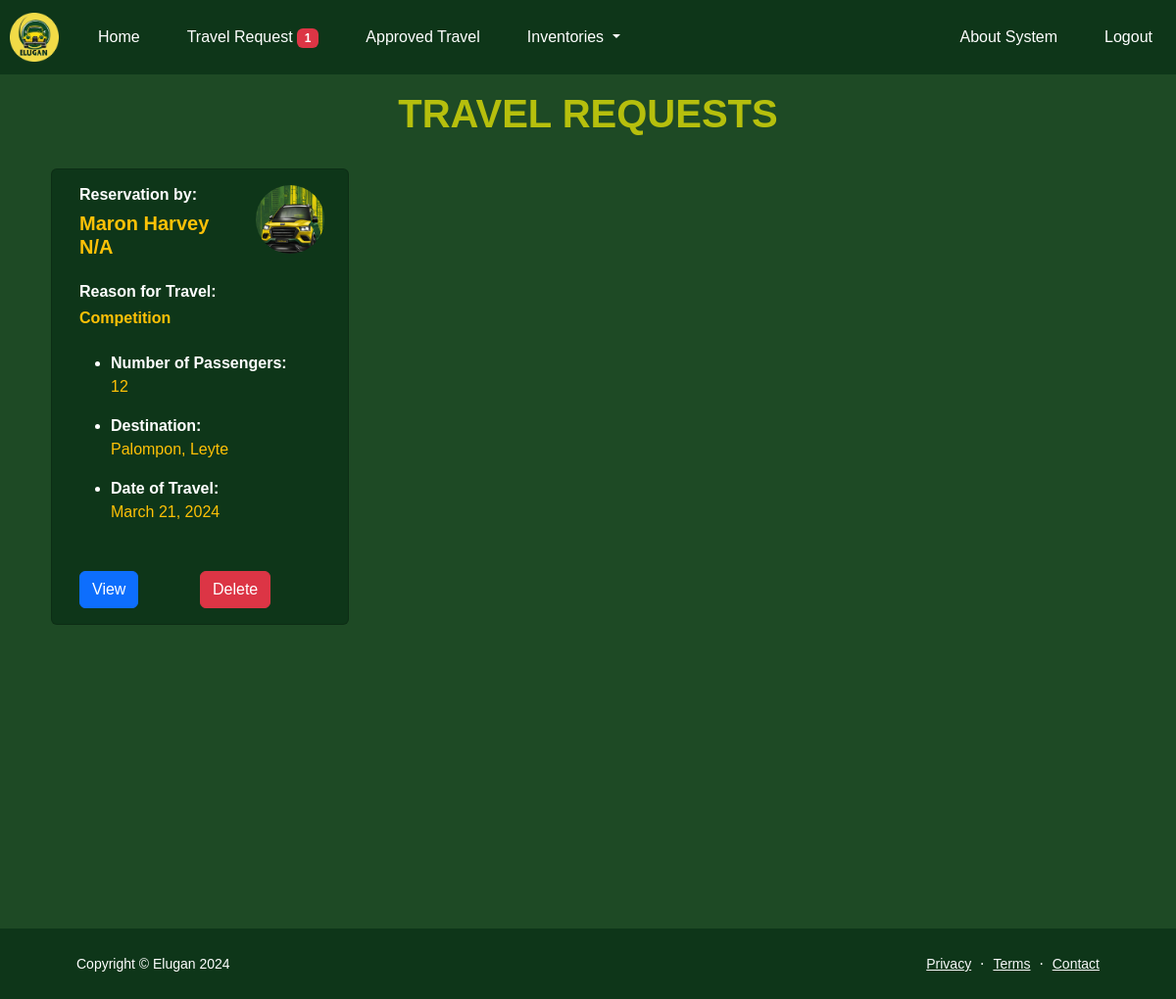
The page /reservations (signed in) on the database as committed earlier.
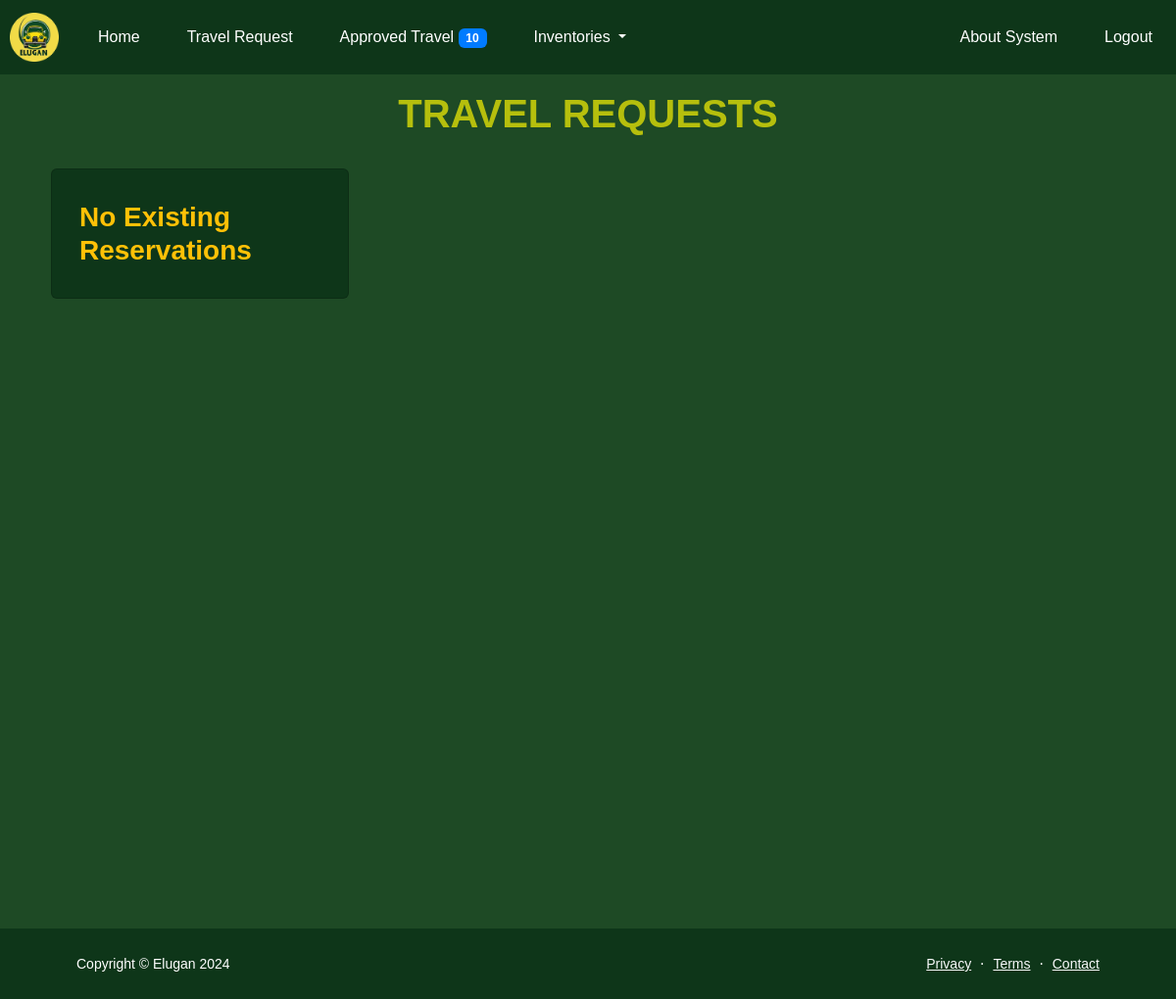
The same page on the database as committed later.
### home/models.py (models this page shows, shortened)
class Reservation(models.Model):
    requestor_name = models.CharField(max_length=100)
    office_department_college = models.CharField(max_length=50)
    contact_number = models.IntegerField()
    appointment_status = models.CharField(max_length=50)
    requestor_address = models.CharField(blank=True,max_length=100)
    number_of_passengers = models.IntegerField()
    destination = models.CharField(max_length=50)
    date_of_travel = models.DateField(null=True, blank=True)
    purpose_of_travel = models.CharField(blank=True,max_length=100)
    user = models.ForeignKey(User, on_delete=models.CASCADE)
    is_approved = models.BooleanField(default=False)

### home/views.py (the view)
# urls.py: path('reservations', views.reservations_view, name="reservations"),
def reservations_view(request):
    reservations = Reservation.objects.filter(is_approved=False).order_by("-id")
    return render(request, "administrator/reservations.html", {"reservations":reservations})

### home/context_processors.py (called while the page is built)
def reservation_count(request):
    num_approved_reservations = ApprovedReservation.objects.all().count()
    num_reservations = Reservation.objects.filter(is_approved=False).count()  # Get the count of reservations
    return {'num_reservations': num_reservations, 'num_approved_reservations':num_approved_reservations}

### templates/administrator/reservations.html (shortened to what this page needs)
{% extends "administrator/base.html" %}
{% load static %}
{% block content %}
<div class="center bg-success2 pt-3" id="cars" >
    <h1 class=" fw-bolder text-yellow ">TRAVEL REQUESTS </h1>
</div>
<div class="container-fluid bg-success2 vh-100" >
<div class="bg-success2 row justify-content-start ml-3 pl-3" >
{% if reservations %}
    {% for reservation in reservations %}
    <div class="card mx-2 col-md-3 mt-4 mb-4 bg-success text-white" style="width: 19rem;">
        <div class="card-body" onclick="location.href='{% url 'approve_reservation' reservation.id %}'">
        <div class="row">
            <div class="col-md-8">
                <h6 class="card-title font-weight-bold">Reservation by:</h6>
                <h5 class="card-title text-warning font-weight-bolder"> {{reservation.requestor_name}}</h5>
                <h6 class="card-title font-weight-bold mt-4">Reason for Travel:</h6>
                <h6 class="card-title text-warning  font-weight-bolder ">{{reservation.purpose_of_travel}}</h6>
            </div>
            <div class="col-md-4">
                <img src="{% static 'home/images/eluganbg.png' %}" height="70px" width="70px" alt="eluganbg" style="border-radius:50%;">
            </div>
        </div>
          <p class="card-text">
            <ul>
                <li class="font-weight-bold">Number of Passengers: </li>
                <p class="text-warning">{{reservation.number_of_passengers }}</p>
                <li class="font-weight-bold">Destination: </li>
                <p class="text-warning">{{reservation.destination}}</p>
                <li class="font-weight-bold">Date of Travel: </li>
                <p class="text-warning">{{reservation.date_of_travel}}</p>
            </ul>
          </p>
        </div>
        <div class="row p-3">
            <div class="row">
                <div class="col-md-6">
                    <a href="{% url 'approve_reservation' reservation.id %}"  class="btn btn-primary ">View</a>
                </div>
                <div class="col-md-6">
                    <form class="" action="{% url 'del_reservation' reservation.id %}" method="post" id="deleteForm">{%csrf_token%}<button type="button" class="btn btn-danger " onclick="confirmDelete()" >Delete</button></form>
                </div>
            </div>
        </div>
    </div>
    {% endfor %}
    {% else %}
    <div class="card mx-2 col-md-3 mt-4 mb-4 bg-success text-white" style="width: 19rem;">
        <div class="card-body ">
        <div class="row">
            <h3 class="card-title font-weight-bold my-3 text-warning">No Existing Reservations</h3>
        </div>
        </div>
    </div>
    {% endif %}
</div>
</div>
{% endblock %}

Rows that differ between the two databases and show on the page:
removed Reservation: requestor_name "Maron Harvey N/A", purpose_of_travel "Competition", number_of_passengers "12", destination "Palompon, Leyte", date_of_travel "March 21, 2024"
Other text that changed with them:
{{ num_approved_reservations }}: (not shown) → "10"
{{ num_reservations }}: "1" → (not shown)
text now shown: "No Existing Reservations"
